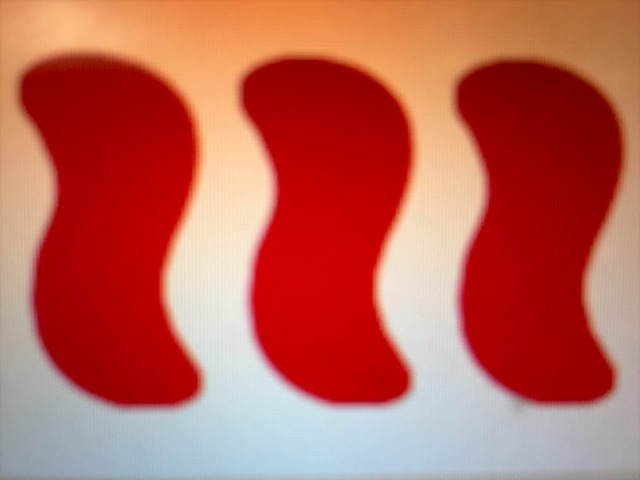
#> input picture deprecated/img/image0.jpg, 640 x 480 px
$ python colordetect.py --image ../../deprecated/img/image0.jpg
#> lines starting #> are read from the running program, lines starting #| are printed output that depends on the picture; after the words box and inside, x2 and y2 are one past the last pixel; in counts of white or black regions, pixels touching at a corner belong together
#> further down, image is the input picture: shape (480, 640, 3); mean B, G, R 86.6, 98.6, 189.3
"""
Color Detection Module
author @odoland
"""
import cv2
import numpy as np
from .attributes import Colors


class ColorDetector:

    # BGR format
    GREEN_RANGE = np.array([0, 100, 0]), np.array([45, 180, 45])
    RED_RANGE = np.array([0, 0, 160]), np.array([30, 30, 255])
    PURPLE_RANGE = np.array([80, 0, 80]), np.array([160, 60, 160])

    @classmethod
    def find_color(cls, image):
        """ Finds the color of an image based on maximum count for the three colors.

        @Returns at tuple: t
        t[0] Returns the color in number format (0 for purp, 1 for green, 2 for red)
        t[1] Returns the count
        """

        # Filter image for whatever passes the boundaries
        greens = cv2.inRange(image, *cls.GREEN_RANGE)
#> greens: shape (480, 640); every value is 0
        reds = cv2.inRange(image, *cls.RED_RANGE)
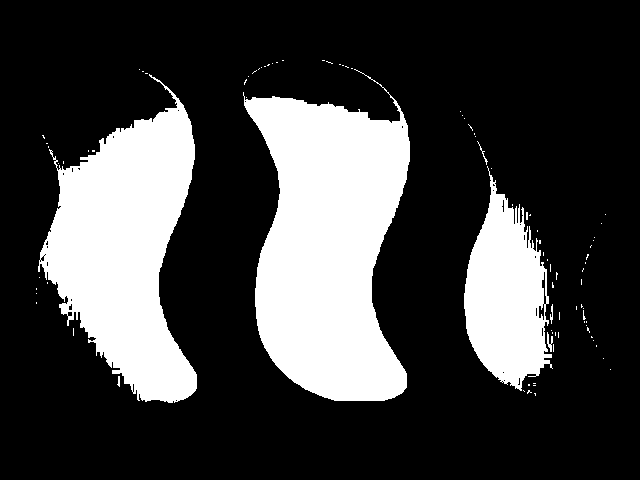
#> reds: shape (480, 640); 25.3% white; 91 white regions (84 under 20 px), largest, box (x1, y1, x2, y2) and area: (243, 69, 410, 401) 36586, (38, 74, 197, 403) 28950, (464, 166, 553, 391) 11769
        purples = cv2.inRange(image, *cls.PURPLE_RANGE)
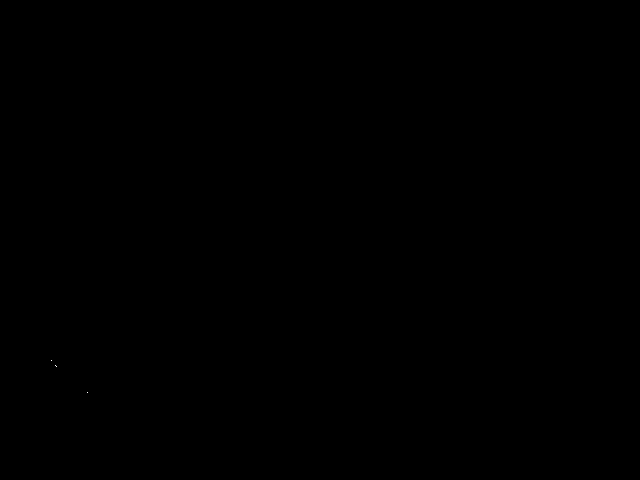
#> purples: shape (480, 640); 0% white in thin lines or dots, all inside (x1, y1, x2, y2) = (51, 360, 88, 393)

        mg = len(np.flatnonzero(greens))
#> mg = 0
        mr = len(np.flatnonzero(reds))
#> mr = 77757
        mp = len(np.flatnonzero(purples))
#> mp = 4

        colors = (mg, mr, mp)
#> colors = (0, 77757, 4)

        total_pixels = max(colors)
#> total_pixels = 77757

        enum_colors = [Colors.GREEN, Colors.RED, Colors.PURPLE]
        color_idx = int(np.argmax(colors))
#> color_idx = 1

        return enum_colors[color_idx], total_pixels


if __name__ == '__main__':

    import argparse
    from matplotlib import pyplot as plt

    # Arguments
    ap = argparse.ArgumentParser()
    ap.add_argument("-i", "--image", required=True,
                    help="Path to the set card img")
    ap.add_argument("-g", "--debug", action="store_true")
    args = vars(ap.parse_args())


    # Grab options
    image = cv2.imread(args['image'])

    debug = args['debug']  # for graphing

    colors = ["green", "red", "purple"]

    # Create the Color
    index_of_color, total_pixels = ColorDetector.find_color(image)
#> index_of_color = 1; total_pixels = 77757

    print("The color is:", colors[index_of_color])
#| The color is: red

    if debug:
        calc = cv2.calcHist([res], [2], None, [256], [0, 256])
        max_channel = max(calc)
        plt.plot(calc)
        plt.show()

    if debug:

        color = ('b', 'g', 'r')  # OpenCV's format - also for matplotlib
        hist_colors = {}

        cutoff_range = [0, 256]  # ignore the whites - they are 255
        for channel, col in enumerate(color):

            calc = cv2.calcHist([img], [channel], None, [256], cutoff_range)
            max_channel = max(calc[0:255])  # no one cares about the other crap
            hist_colors[col] = int(max_channel)
            plt.plot(calc, color=col)
            plt.xlim(cutoff_range)

        plt.title('Histogram for color scale picture')
        plt.xlabel("Pixel intensity"), plt.ylabel("counts")
        plt.show()
        print(hist_colors)
